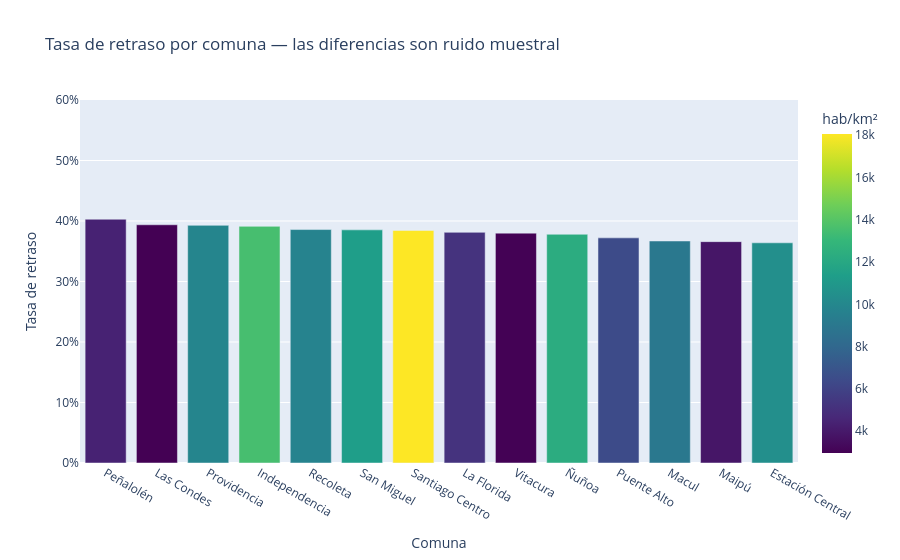

The code cell stored with this chart in its notebook:
### Markdown cell above
### Visualización 5 — ¿Importa la comuna?

Las dos fuentes externas se incorporaron para responder esta pregunta.

### Code cell
por_comuna = (df.groupby("comuna", as_index=False)
                .agg(tasa_retraso=("retrasado", "mean"),
                     densidad=("densidad_hab_km2", "first"))
                .sort_values("tasa_retraso", ascending=False))
fig = px.bar(por_comuna, x="comuna", y="tasa_retraso", color="densidad",
             title="Tasa de retraso por comuna — las diferencias son ruido muestral",
             labels={"tasa_retraso": "Tasa de retraso", "comuna": "Comuna",
                     "densidad": "hab/km²"},
             color_continuous_scale="Viridis")
fig.update_layout(yaxis_tickformat=".0%", yaxis_range=[0, 0.6])
fig.show()

print("Rango de la tasa de retraso entre comunas: "
      f"{por_comuna['tasa_retraso'].min():.3f} a {por_comuna['tasa_retraso'].max():.3f}")

### Figure 1 — Plotly figure (JSON) as saved in the notebook; plotly's stock layout.template omitted (floating-point values rounded to 4 significant figures)
{"data": [{"hovertemplate": "Comuna=%{x}<br>Tasa de retraso=%{y}<br>hab/km²=%{marker.color}<extra></extra>", "legendgroup": "", "marker": {"color": [4401.0, 2966.0, 9867.0, 13550.0, 9744.0, 11360.0, 18060.0, 5227.0, 3017.0, 12320.0, 6441.0, 9034.0, 3850.0, 10430.0], "coloraxis": "coloraxis", "pattern": {"shape": ""}}, "name": "", "orientation": "v", "showlegend": false, "textposition": "auto", "type": "bar", "x": ["Peñalolén", "Las Condes", "Providencia", "Independencia", "Recoleta", "San Miguel", "Santiago Centro", "La Florida", "Vitacura", "Ñuñoa", "Puente Alto", "Macul", "Maipú", "Estación Central"], "xaxis": "x", "y": [0.4029, 0.3937, 0.3928, 0.3912, 0.3859, 0.3853, 0.3844, 0.3813, 0.3799, 0.3781, 0.3721, 0.367, 0.3659, 0.364], "yaxis": "y"}], "layout": {"barmode": "relative", "coloraxis": {"colorbar": {"title": {"text": "hab/km²"}}, "colorscale": [[0, "#440154"], [0.1111, "#482878"], [0.2222, "#3e4989"], [0.3333, "#31688e"], [0.4444, "#26828e"], [0.5556, "#1f9e89"], [0.6667, "#35b779"], [0.7778, "#6ece58"], [0.8889, "#b5de2b"], [1, "#fde725"]]}, "legend": {"tracegroupgap": 0}, "title": {"text": "Tasa de retraso por comuna — las diferencias son ruido muestral"}, "xaxis": {"anchor": "y", "domain": [0, 1], "title": {"text": "Comuna"}}, "yaxis": {"anchor": "x", "domain": [0, 1], "range": [0, 0.6], "tickformat": ".0%", "title": {"text": "Tasa de retraso"}}}}
